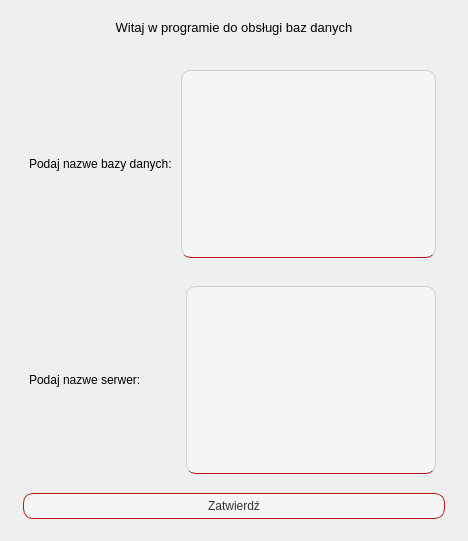
            <widget class="QWidget" name="homePage">
             <layout class="QVBoxLayout" name="verticalLayout_12">
              <item>
               <widget class="QWidget" name="widget_18" native="true">
                <property name="maximumSize">
                 <size>
                  <width>16777215</width>
                  <height>50</height>
                 </size>
                </property>
                <layout class="QVBoxLayout" name="verticalLayout_13">
                 <item>
                  <widget class="QLabel" name="label_20">
                   <property name="maximumSize">
                    <size>
                     <width>16777215</width>
                     <height>50</height>
                    </size>
                   </property>
                   <property name="font">
                    <font>
                     <pointsize>10</pointsize>
                    </font>
                   </property>
                   <property name="layoutDirection">
                    <enum>Qt::LeftToRight</enum>
                   </property>
                   <property name="text">
                    <string>Witaj w programie do obsługi baz danych</string>
                   </property>
                   <property name="alignment">
                    <set>Qt::AlignHCenter|Qt::AlignTop</set>
                   </property>
                  </widget>
                 </item>
                </layout>
               </widget>
              </item>
              <item>
               <widget class="QWidget" name="widget_17" native="true">
                <property name="styleSheet">
                 <string notr="true">QTextEdit{
   border-bottom: 0px;
   background-color: #F5F5F5; 
    color: #333333; 
    border: 1px solid #D0D0D0; 
    border-radius: 10px;
    padding: 5px 10px; 
    margin: 2px 3;
	height: 10px;
}
QLabel{
height:10px;
}
QWidget{
	border-bottom: 1px solid #b81414;
}
QWidget#widget_19{
	border-bottom: 0px;
}QWidget#widget_20{
	border-bottom: 0px;
}QWidget#widget_21{
	border-bottom: 0px;
}QWidget#widget_17{
	border-bottom: 0px;}</string>
                </property>
                <layout class="QVBoxLayout" name="verticalLayout_14">
                 <item>
                  <widget class="QWidget" name="widget_19" native="true">
                   <layout class="QHBoxLayout" name="horizontalLayout_17">
                    <item>
                     <widget class="QLabel" name="label_21">
                      <property name="text">
                       <string>Podaj nazwe bazy danych:</string>
                      </property>
                     </widget>
                    </item>
                    <item>
                     <widget class="QTextEdit" name="textEdit_14"/>
                    </item>
                   </layout>
                  </widget>
                 </item>
                 <item>
                  <widget class="QWidget" name="widget_20" native="true">
                   <layout class="QHBoxLayout" name="horizontalLayout_19">
                    <item>
                     <widget class="QLabel" name="label_22">
                      <property name="text">
                       <string>Podaj nazwe serwer:           </string>
                      </property>
                     </widget>
                    </item>
                    <item>
                     <widget class="QTextEdit" name="textEdit_15"/>
                    </item>
                   </layout>
                  </widget>
                 </item>
                 <item>
                  <widget class="QPushButton" name="pushButton_4">
                   <property name="styleSheet">
                    <string notr="true">QPushButton{
    background-color: #F5F5F5; 
    color: #333333; 
    border: 1px solid #b81414; 
    border-radius: 10px;
    padding: 5px 10px; 
    margin: 2px 3;
}	
QPushButton:hover {
 background-color: #E0E0E0;
}</string>
                   </property>
                   <property name="text">
                    <string>Zatwierdź</string>
                   </property>
                  </widget>
                 </item>
                </layout>
               </widget>
              </item>
             </layout>
            </widget>
